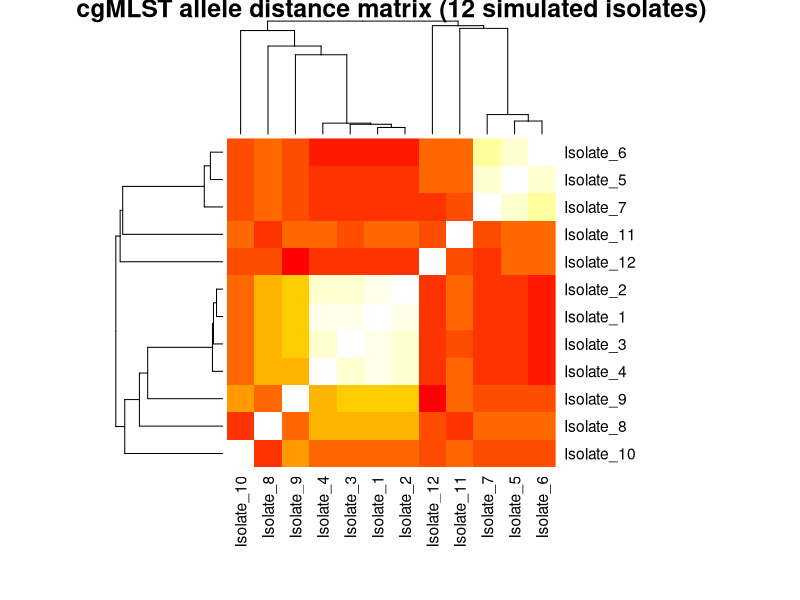

Write R code to recreate this figure.
# Load libraries
if(!require(ggplot2)) install.packages("ggplot2")
library(ggplot2)

# 1. Generate Simulated cgMLST Allelic Profiles for 12 Isolates (20 Core Loci)
set.seed(42)
n_isolates <- 12
n_loci <- 20 # 20 Core gene loci tracking allelic shifts

isolate_names <- paste0("Isolate_", 1:n_isolates)
locus_names <- paste0("Locus_", 1:n_loci)

# Define baseline allele values (using standard arbitrary integer identifiers)
alleles <- matrix(sample(1:5, n_isolates * n_loci, replace = TRUE), 
                  nrow = n_isolates, ncol = n_loci)

# Introduce Cluster 1 (Active Hospital Outbreak: 0-1 allelic locus shifts)
# Isolate_1, 2, 3, 4 represent a localized outbreak
for (i in 2:4) {
  alleles[i, ] <- alleles[1, ] # start identical to Isolate_1
  # Randomly alter 1 locus to show natural shift
  mutated_locus <- sample(1:n_loci, 1)
  alleles[i, mutated_locus] <- sample(6:10, 1) # Assign brand new allele
}

# Introduce Cluster 2 (Community transmission: closely grouped independently)
# Isolate_5, 6, 7
for (i in 6:7) {
  alleles[i, ] <- alleles[5, ]
  mutated_loci <- sample(1:n_loci, 2)
  alleles[i, mutated_loci] <- sample(11:15, 2) # assign distinct alleles
}

cg_profiles <- as.data.frame(alleles)
rownames(cg_profiles) <- isolate_names
colnames(cg_profiles) <- locus_names

print("--- Simulated cgMLST Profiles (Individual Locus Allele Numbers) ---")
print(head(cg_profiles, 5))

# 2. Compute Pairwise cgMLST Allelic Distances (Mismatch Fraction * n_loci)
# Count exactly how many core genes carry different alleles
calc_cg_distance <- function(profile_df) {
  n <- nrow(profile_df)
  dist_matrix <- matrix(0, nrow = n, ncol = n)
  for (i in 1:n) {
    for (j in 1:n) {
      dist_matrix[i, j] <- sum(profile_df[i, ] != profile_df[j, ])
    }
  }
  rownames(dist_matrix) <- rownames(profile_df)
  colnames(dist_matrix) <- rownames(profile_df)
  return(dist_matrix)
}

cg_dist <- calc_cg_distance(cg_profiles)

print("\n--- cgMLST Pairwise Distance Matrix (Locus Mismatches) ---")
print(cg_dist[1:6, 1:6])

# Set a typical strict transmission cutoff: matching alleles at >= 85% of loci
# with 20 loci, this allows <= 3 allele differences
cutoff <- 3
outbreaks <- which(cg_dist <= cutoff & lower.tri(cg_dist), arr.ind = TRUE)

print(paste("\nActive Clusters under Cluster Cutoff (<=", cutoff, "alleles):"))
for(idx in 1:nrow(outbreaks)) {
  i <- outbreaks[idx, 1]
  j <- outbreaks[idx, 2]
  print(paste("Epidemiological Link Identified:", 
              isolate_names[i], "<->", isolate_names[j], 
              "differing by only", cg_dist[i, j], "alleles"))
}

# 3. Additions for the chapter: pairs against clusters. A pairwise cut-off links two isolates only when they are close to each other; a clustering rule also joins isolates through a third one.
single <- hclust(as.dist(cg_dist), method = "single"); complete <- hclust(as.dist(cg_dist), method = "complete"); average <- hclust(as.dist(cg_dist), method = "average")
cl_single <- cutree(single, h = cutoff); cl_complete <- cutree(complete, h = cutoff); cl_average <- cutree(average, h = cutoff)
cat("\nClusters at a cut-off of", cutoff, "alleles\n"); print(data.frame(isolate = isolate_names, single = cl_single, average = cl_average, complete = cl_complete), row.names = FALSE)
cat(sprintf("\nNumber of clusters with 2 or more isolates: single %d, average %d, complete %d\n", sum(table(cl_single) > 1), sum(table(cl_average) > 1), sum(table(cl_complete) > 1)))
same <- outer(cl_single, cl_single, "==") & lower.tri(cg_dist); chained <- which(same & cg_dist > cutoff, arr.ind = TRUE)
cat("Pairs in the same single-linkage cluster although more than", cutoff, "alleles apart:", nrow(chained), "\n")
if (nrow(chained) > 0) for (k in seq_len(nrow(chained))) cat(sprintf("  %s and %s differ by %d alleles\n", isolate_names[chained[k, 1]], isolate_names[chained[k, 2]], cg_dist[chained[k, 1], chained[k, 2]]))
cat(sprintf("Mean allele distance within the simulated outbreaks: %.1f; between unrelated isolates: %.1f (of %d loci)\n", mean(cg_dist[1:4, 1:4][lower.tri(cg_dist[1:4, 1:4])]), mean(cg_dist[8:12, 8:12][lower.tri(cg_dist[8:12, 8:12])]), n_loci))
# 4. Heatmap with the base R function (the uploaded script used gplots::heatmap.2; this avoids the extra package)
dir.create("figs4", showWarnings = FALSE); png("figs4/fig2_cgmlst_heatmap_R.png", width = 1500, height = 1300, res = 200)
heatmap(as.matrix(cg_dist), Rowv = as.dendrogram(average), Colv = as.dendrogram(average), col = colorRampPalette(c("white", "yellow", "red"))(100), scale = "none", margins = c(8, 8), main = "cgMLST allele distance matrix (12 simulated isolates)")
dev.off()
